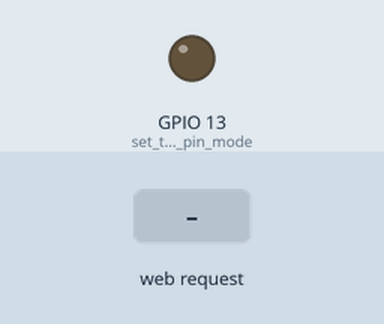
Recording of a sketch running on a simulated ESP32. Parts: output pins drawn as LEDs (lit = HIGH). The test bench sets the inputs (shaded band). WiFi joins after 1.5 s; servers stay silent unless stated; what the sketch prints to the serial monitor is not drawn.

Above: at 3.7 s.
3.8 s: HTTP request GET /?0=ON received
At 4.5 s:
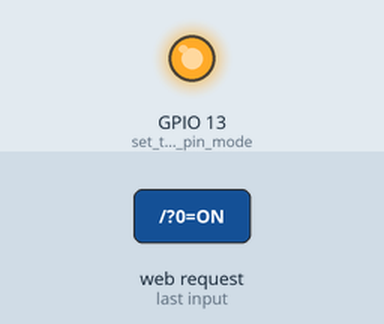
5.3 s: HTTP request GET /?1=OFF received
At 5.7 s:
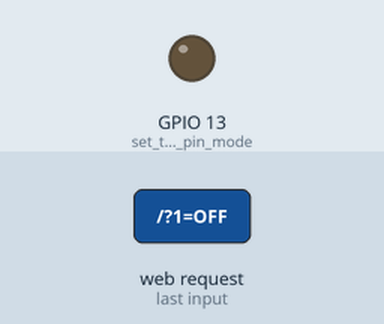
Timing chart, 0 to 8.3 s (numbered marks = the images above; inputs shaded):
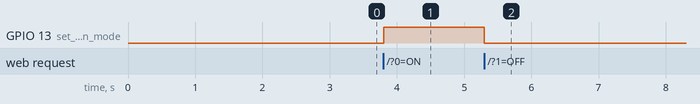

Measured:
- after the input at 3.8 s, GPIO 13 (set_the_LED_pin_mode): LOW → HIGH at once
- after the input at 5.3 s, GPIO 13 (set_the_LED_pin_mode): HIGH → LOW at once

The sketch:

gpio.ino
```cpp
#include <WiFi.h>
#include "private.h"

const char* ssid = SSID; //ご自分のルーターのSSIDに書き換えてください。
const char* password = PASSWORD; //ご自分のルーターのパスワードに書き換えてください。

WiFiServer server(80);

void setup()
{
    delay(1000);
    Serial.begin(115200);
    pinMode(13, OUTPUT);      // set the LED pin mode

    delay(10);

    Serial.println();
    Serial.println();
    Serial.print("Connecting to ");
    Serial.println(ssid);

    WiFi.begin(ssid, password);

    while (WiFi.status() != WL_CONNECTED) {
        delay(500);
        Serial.print(".");
    }

    Serial.println("");
    Serial.println("WiFi connected");
    Serial.println("IP address: ");
    Serial.println(WiFi.localIP());

    server.begin();

}

void loop(){
 WiFiClient client = server.available();

  if (client) {
    Serial.println("new client");
    String currentLine = "";
    while (client.connected()) {
      if (client.available()) {
        char c = client.read();
        Serial.write(c);
        if (c == '\n') {
          if (currentLine.length() == 0) {
            client.println("HTTP/1.1 200 OK");
            client.println("Content-type:text/html");
            client.println();

            client.println("<!DOCTYPE html>");
            client.println("<html>");
            client.println("<head>");
            client.println("<meta name='viewport' content='initial-scale=1.5'>");
            client.println("</head>");
            client.println("<body>");
            client.println("<form method='get'>");
            client.println("<font size='4'>ESP-WROOM-32<br>");
            client.println("Wi-Fi  LED  Switch</font><br>");
            client.println("<br>");
            client.println("<input type='submit' name=0 value='ON' style='background-color:#88ff88; color:red;'>");
            client.println("<input type='submit' name=1 value='OFF' style='background-color:black; color:white;'>");
            client.println("</form>");
            client.println("</body>");
            client.println("</html>");

            client.println();
            break;
          } else {
            currentLine = "";
          }
        } else if (c != '\r') {
          currentLine += c;
        }

        if (currentLine.endsWith("GET /?0=ON")) {
          digitalWrite(13, HIGH);
        }
        if (currentLine.endsWith("GET /?1=OFF")) {
          digitalWrite(13, LOW);
        }
      }
    }

    client.stop();
    Serial.println("client disonnected");
  }
}
```

private.h
```cpp
#ifndef _PRIVATE_H_
#define _PRIVATE_H_

#define _IN_THE_FIRM_
#define P13         13
#define BAUD_RATE   115200
#define PORT_NUM    21
#define HTML_PATH "/index.html"
#define BUFFER_SIZE 16384
/* 社外 */
#ifndef _IN_THE_FIRM_
    #define SSID      "SPWH_H32_E57283"
    #define PASSWORD  "t90jnhaet0aagbn"
    #define LOCAL_IP  "192.168.100.131"
/* 社内 */
#else
    #define SSID      "test_ap"
    #define PASSWORD  "akisuteno"
    #define LOCAL_IP  "192.168.137.131"
#endif

#endif
```
